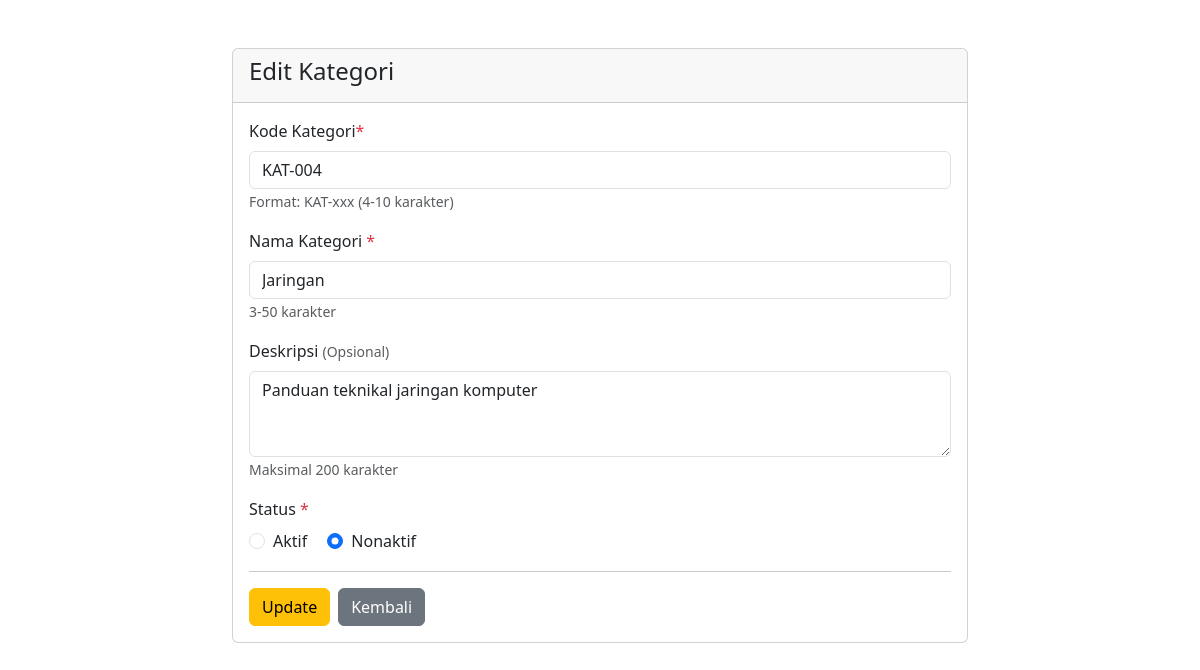
Screenshot of /edit.php?id=6 with the database file from the repository.
### tables this page shows
CREATE TABLE `kategori` (
  `id_kategori` int(11) NOT NULL,
  `kode_kategori` varchar(10) NOT NULL,
  `nama_kategori` varchar(50) NOT NULL,
  `deskripsi` text DEFAULT NULL,
  `status` enum('Aktif','Nonaktif') DEFAULT 'Aktif',
  `created_at` timestamp NOT NULL DEFAULT current_timestamp()
);

### edit.php (the view, shortened to what this page needs)
<!DOCTYPE html>
<html lang="id">
<head>
    <link href="https://cdn.jsdelivr.net/npm/bootstrap@5.3.0/dist/css/bootstrap.min.css" rel="stylesheet">
</head>
<body>
    <?php
    require_once 'config/database.php';
    $id_kategori = (int)$_GET['id'];
    $stmt = $conn->prepare("SELECT * FROM kategori WHERE id_kategori = ?");
    $stmt->bind_param("i", $id_kategori);
    $stmt->execute();
    $result = $stmt->get_result();
    $kategori  = $result->fetch_assoc();
    $kode      = $kategori['kode_kategori'];
    $nama      = $kategori['nama_kategori'];
    $deskripsi = $kategori['deskripsi'];
    $status    = $kategori['status'];
    $errors    = [];
    ?>
    <div class="container mt-5">
        <div class="row justify-content-center">
            <div class="col-md-8">
                <div class="card">
                    <div class="card-header">
                        <h4>Edit Kategori</h4>
                    </div>
                    <div class="card-body">
                        <form method="POST" action="">
                            <div class="mb-3">
                                <label for="kode" class="form-label">Kode Kategori<span class="text-danger">*</span>
                                </label>
                                <input type="text"
                                    class="form-control <?php echo isset($errors['kode']) ? 'is-invalid' : ''; ?>"
                                    id="kode"
                                    name="kode"
                                    value="<?php echo $kode; ?>"
                                    placeholder="KAT-001"
                                    required>
                                <small class="text-muted">Format: KAT-xxx (4-10 karakter)</small>
                            </div>
                            <div class="mb-3">
                                <label for="nama" class="form-label"> Nama Kategori <span class="text-danger">*</span>
                                </label>
                                <input type="text"
                                    class="form-control <?php echo isset($errors['nama']) ? 'is-invalid' : ''; ?>"
                                    id="nama"
                                    name="nama"
                                    value="<?php echo $nama; ?>"
                                    placeholder="Nama kategori"
                                    maxlength="50"
                                    required>
                                <small class="text-muted">3-50 karakter</small>
                            </div>
                            <div class="mb-3">
                                <label for="deskripsi" class="form-label"> Deskripsi <small class="text-muted">(Opsional)</small> </label>
                                <textarea
                                    class="form-control <?php echo isset($errors['deskripsi']) ? 'is-invalid' : ''; ?>"
                                    id="deskripsi"
                                    name="deskripsi"
                                    rows="3"
                                    maxlength="200"
                                    placeholder="Deskripsi kategori..."><?php echo $deskripsi; ?></textarea>
                                <small class="text-muted">Maksimal 200 karakter</small>
                            </div>
                            <div class="mb-3">
                                <label class="form-label">
                                    Status <span class="text-danger">*</span>
                                </label>
                                <div>
                                    <div class="form-check form-check-inline">
                                        <input class="form-check-input"
                                            type="radio"
                                            name="status"
                                            id="aktif"
                                            value="Aktif"
                                            <?php echo ($status == 'Aktif') ? 'checked' : ''; ?>>
                                        <label class="form-check-label" for="aktif">Aktif</label>
                                    </div>
                                    <div class="form-check form-check-inline">
                                        <input class="form-check-input"
                                            type="radio"
                                            name="status"
                                            id="nonaktif"
                                            value="Nonaktif"
                                            <?php echo ($status == 'Nonaktif') ? 'checked' : ''; ?>>
                                        <label class="form-check-label" for="nonaktif">Nonaktif</label>
                                    </div>
                                </div>
                            </div>
                            <hr>
                            <div class="d-flex gap-2">
                                <button type="submit" class="btn btn-warning"> Update </button>
                                <a href="index.php" class="btn btn-secondary"> Kembali </a>
                            </div>
                        </form>
                    </div>
                </div>
            </div>
        </div>
    </div>
</body>
</html>

### rows the page displays
kategori: kode "KAT-004", nama "Jaringan", deskripsi "Panduan teknikal jaringan komputer", status "☐ Aktif", status "☑ Nonaktif"
